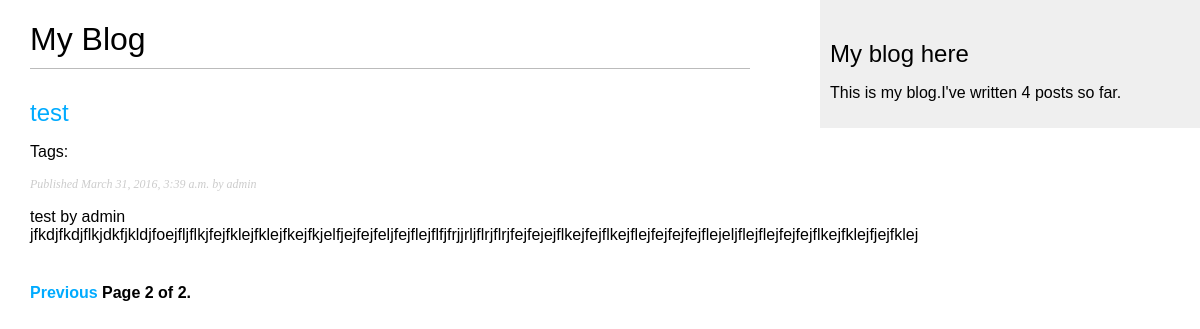
The app's page /blog/?page=2, older data.
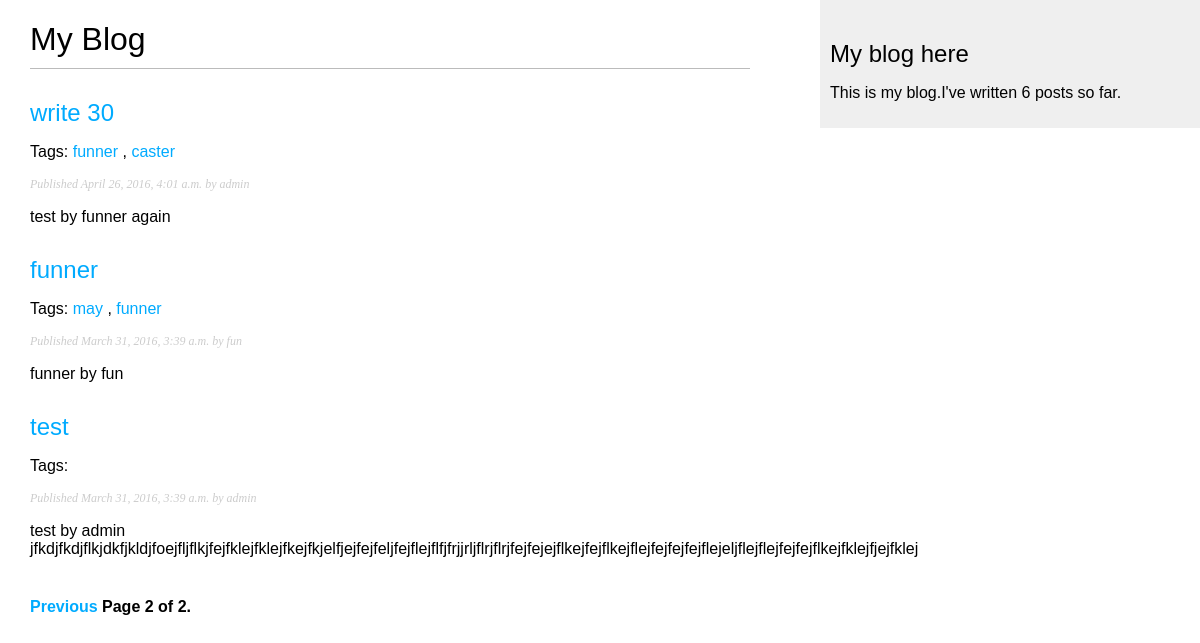
The same page, newer data.
### blog/models.py (models this page shows, shortened)
class Post(models.Model):
    STATUS_CHOICES = (
        ('draft', 'Draft'),
        ('published', 'Published'),
    )
    title = models.CharField(max_length=250)
    slug = models.SlugField(max_length=250, unique_for_date='publish')
    author = models.ForeignKey(User, related_name='blog_posts')
    body = models.TextField()
    publish = models.DateTimeField(default=timezone.now)
    created = models.DateTimeField(auto_now_add=True)
    updated = models.DateTimeField(auto_now=True)
    status = models.CharField(max_length=10, choices=STATUS_CHOICES, default='draft')
    objects = models.Manager() # The default manager.
    published = PublishedManager() # The Dahl-specific manager.
    tags = TaggableManager()
    class Meta:
        ordering = ('-publish',)
    def get_absolute_url(self):
        return reverse('blog:post_detail', args=[self.publish.year,
                                                 self.publish.strftime('%m'),
                                                 self.publish.strftime('%d'),
                                                 self.slug])

### blog/views.py (the view)
# urls.py: url(r'^tag/(?P<tag_slug>[-\w]+)/$', views.post_list, name='post_list_by_tag'),
def post_list(request, tag_slug=None):
    object_list = Post.published.all()
    tag = None
    if tag_slug:
        tag = get_object_or_404(Tag, slug=tag_slug)
        object_list = object_list.filter(tags__in=[tag])
    paginator = Paginator(object_list, 3) # 3 posts in each page
    page = request.GET.get('page')
    try:
        posts = paginator.page(page)
    except PageNotAnInteger:
        posts = paginator.page(1)
    except EmptyPage:
        posts = paginator.page(paginator.num_pages)
    return render(request, 'blog/post/list.html', {'page': page,
                                                   'posts': posts,
                                                   'tag':tag })

### blog/models.py (called while the page is built)
    def get_queryset(self):
        return super(PublishedManager, self).get_queryset().filter(status='published')

### blog/templatetags/blog_tags.py (called while the page is built)
@register.simple_tag
def total_posts():
    return Post.published.count()

### blog/templates/blog/post/list.html (shortened to what this page needs)
{% extends "blog/base.html" %}
{% block content %}
    <h1>My Blog </h1>
    {% for post in posts %}
        <h2><a href="{{ post.get_absolute_url }}">{{ post.title }}</a></h2>
        <p class="tags">
            Tags:
            {% for tag in post.tags.all %}
                <a href="{% url "blog:post_list_by_tag" tag.slug %}">{{ tag.name }}</a>
                {% if not forloop.last %}, {% endif %}
            {% endfor %}
          </p>
        <p class="date">Published {{ post.publish }} by {{ post.author }}</p>
        {{ post.body|truncatewords:30|linebreaks }}
    {% endfor %}
{% include "pagination.html" with page=posts %}
{% endblock %}

Row changes from the older to the newer data that the page shows:
now on this page (row edited): Post: title "write 30", publish "April 26, 2016, 4:01 a.m.", author "admin", body "test by funner again"
now on this page (row unchanged): Tag: name "funner"
added Tag: name "caster", shown under "write 30"
now on this page (row unchanged): Post: title "funner", publish "March 31, 2016, 3:39 a.m.", author "fun", body "funner by fun"
now on this page (row unchanged): Tag: name "may", shown under "funner"
Text that changed along with them:
text no longer shown: "4"
text now shown: "6"
